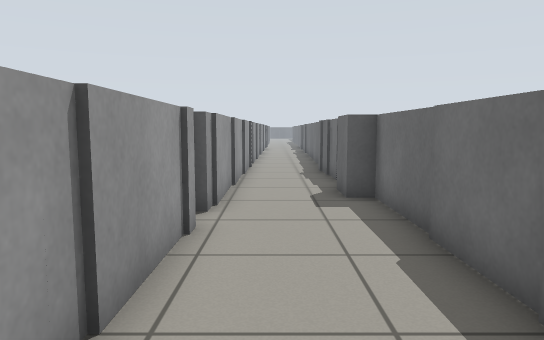
view 1 (above)

16 first-person views from a walk through a Gazebo world. The camera is 0.83 m above the floor, tilts 6° down and sees 70° across. The floor is counted in squares, 0.5 m on a side. Each view is taken from the middle of a square. On the plan, view 1 faces up. The plan holds only what a view shows up to about 17 squares ahead; the rest is blank. The place goes on beyond the plan.

view 2
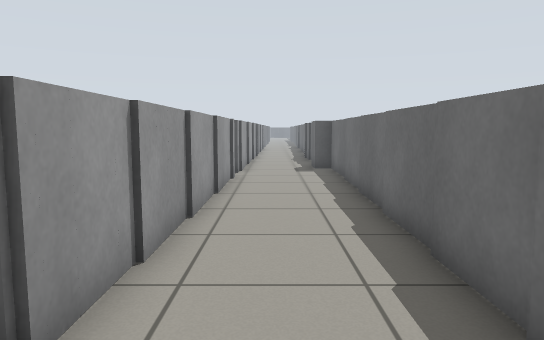

view 3
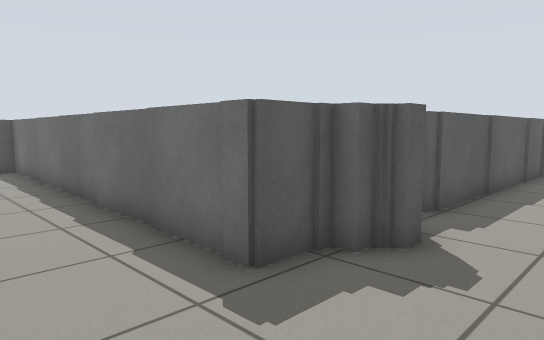

view 4
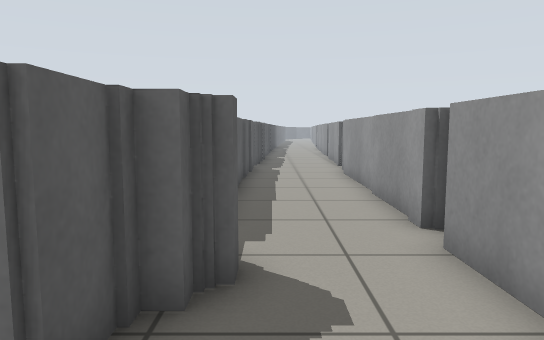

view 5
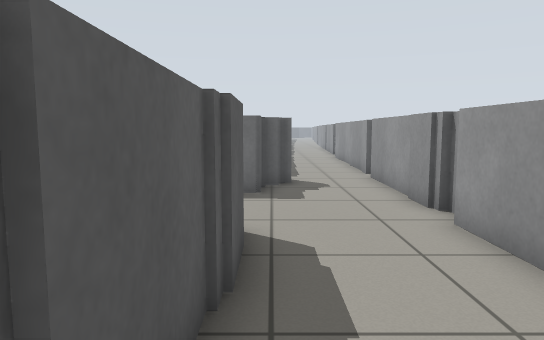

view 6
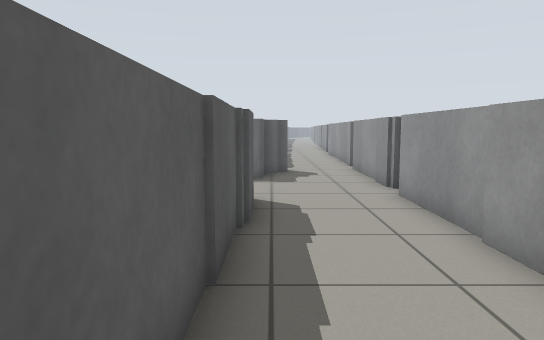

view 7
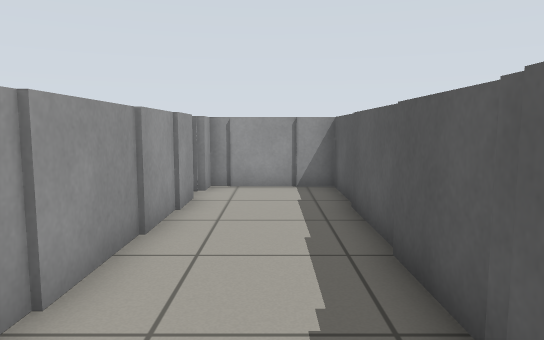

view 8
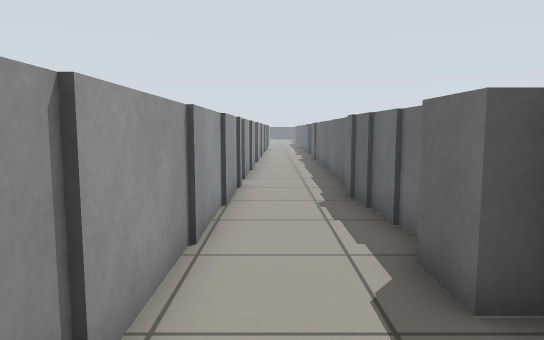

view 9
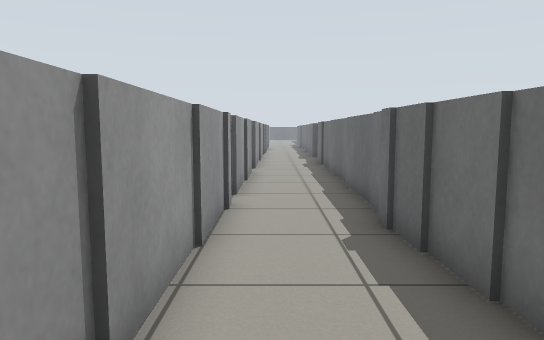

view 10
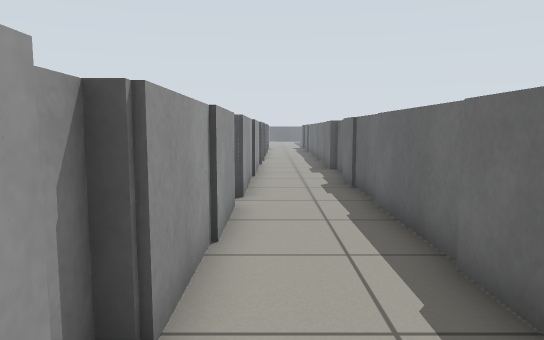

view 11
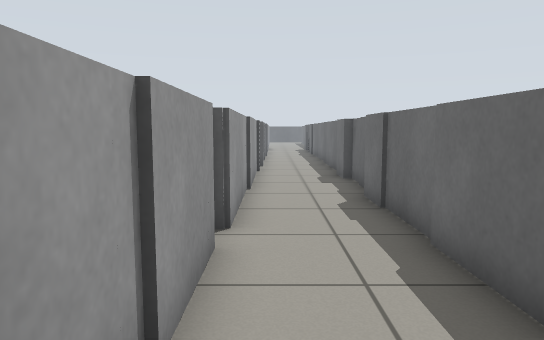

view 12
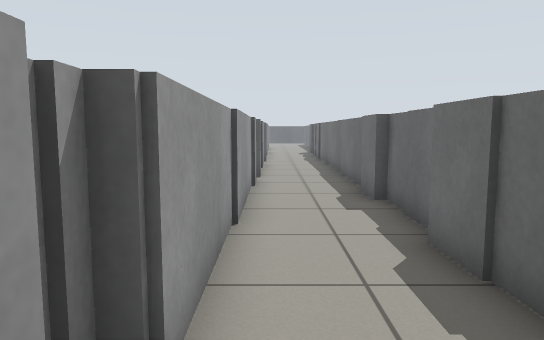

view 13
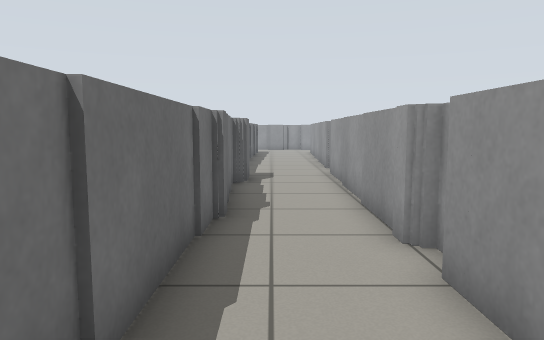

view 14
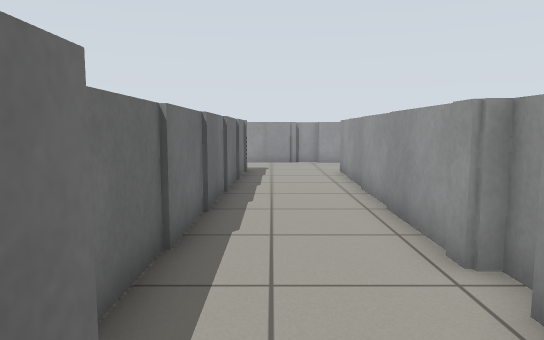

view 15
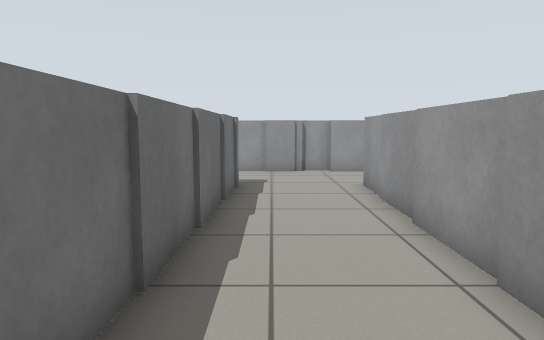

view 16
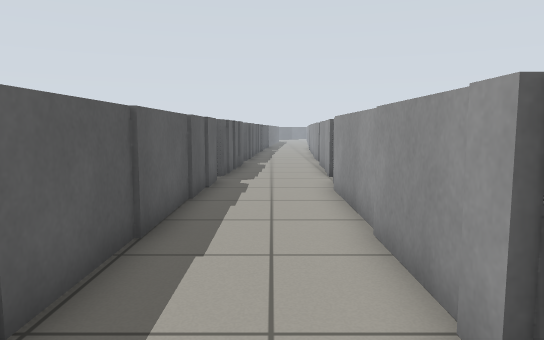

### Floor plan
Points are (right, up) in squares from view 1. A wall is a line through its corners. A room is listed if a view was taken in it or the views show most of it. See-through windows are left out.
Room 1 (views 1, 2, 3, 4, 5, 6, 7, 8, 9, 10, 11, 12, 13, 14, 15, 16)
walls: (-1.5, 6) (-1.5, -2.4); (2.4, 0.5) (2.4, 9.3) (1.8, 9.3) (1.8, 11); (-1.7, 7.2) (-1.7, 6.6) (-1.2, 6.6) (-1.2, 6); (-1.7, -2.2) (-1.7, -4.5); (2.2, 11) (2.2, 14.1); (2.2, -4.1) (2.2, 0.6); (3.4, -4.7) (2, -4.7) (2, -4); (-2.5, -4.7) (-4.2, -4.7); (4, -5.2) (3.4, -5.2); (-4.1, -4.4) (-10.2, -4.4); (2, 14) (2, 16); (4.6, -5.6) (4, -5.6); (7, -4.7) (6.5, -4.7); (-1.2, 14.5) (-1.2, 7.6); (1.8, 15.2) (1.8, 15.9); (2.2, 15.9) (2.2, 20.6); (0, -8.2) (1.4, -8.2); (-0.2, -8.4) (5.4, -8.4); (6.4, -8.4) (7, -8.4); (6.2, -8.6) (10, -8.6); (-0.9, 17.6) (-0.9, 14.4); (-10.6, -4.2) (-13.2, -4.2) (-13.2, -7.8); (-1.2, 18.7) (-1.2, 17.5); (13.2, -4.9) (6.9, -4.9); (-8, -8.2) (-1.2, -8.2) (-1.2, -8.6) (-0.1, -8.6); (10.4, -8.6) (14.5, -8.6); (14.5, -5.2) (13.1, -5.2); (2.4, 20.5) (2.4, 28.6); (-11.4, -8) (-8, -8); (-0.9, 24.4) (-0.9, 18.7); (-1.2, 25.3) (-1.2, 24.9); (2.6, 29.2) (2.6, 30.5); (2.6, 30.8) (2.6, 31.5); (-0.7, 31.5) (-0.7, 25.3)

Positions as (right, up) in squares from view 1, and headings:
1: (0, 0), facing up
2: (0, -7), facing up
3: (-1, -8), facing up-right
4: (0, -6), facing right
5: (-8, -5), facing right
6: (-11, -5), facing right
7: (-2, -6), facing left
8: (0, 6), facing up
9: (0, 9), facing up
10: (0, 16), facing up
11: (0, 19), facing up
12: (0, 23), facing up
13: (1, 23), facing down
14: (1, 11), facing down
15: (1, 7), facing down
16: (4, -7), facing right
